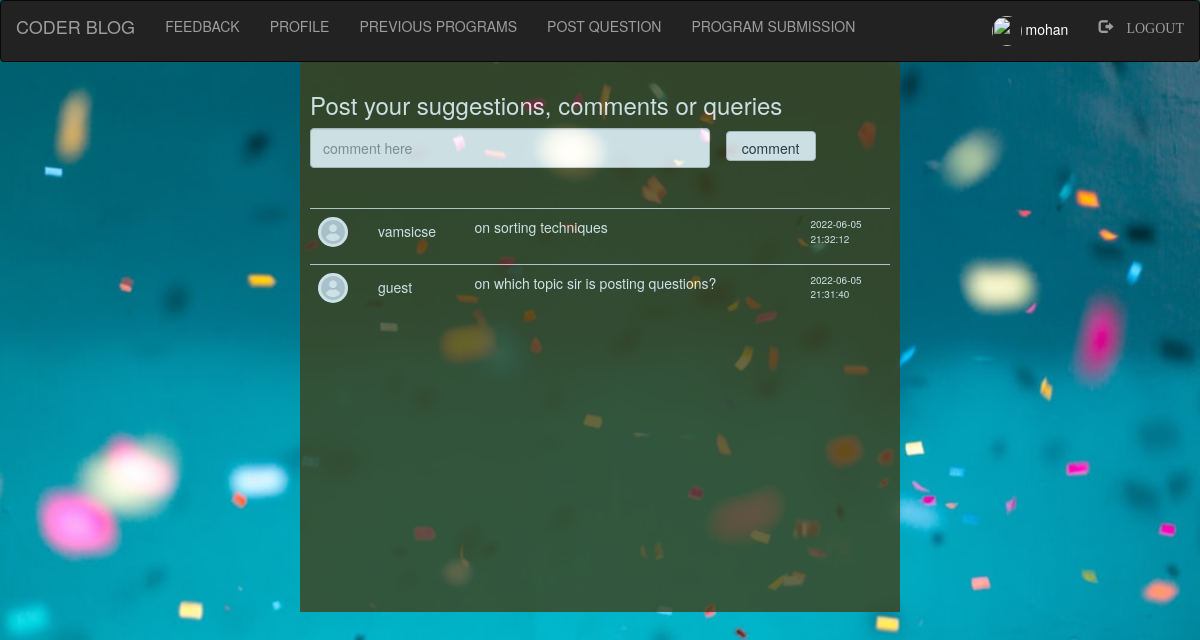
/feedback.php (signed in), run on the app's committed database.
### tables this page shows
CREATE TABLE `feedback` (
  `sno` int(11) NOT NULL,
  `rid` int(11) NOT NULL,
  `username` varchar(20) NOT NULL,
  `message` text NOT NULL,
  `date` varchar(100) NOT NULL,
  `time` varchar(100) NOT NULL
);

CREATE TABLE `student_login` (
  `first_name` varchar(40) NOT NULL,
  `last_name` varchar(40) NOT NULL,
  `username` varchar(40) NOT NULL,
  `password` varchar(30) NOT NULL,
  `email` varchar(30) NOT NULL,
  `contact` bigint(10) NOT NULL,
  `image` varchar(50) NOT NULL DEFAULT 'user.jpeg'
);

### feedback.php (the view, shortened to what this page needs)
<?php
 include "navbar.php";
 include "connection.php";
 ?>
 <!DOCTYPE html>
 <!DOCTYPE html>
 <html>
 <head>
	<link rel="stylesheet" href="https://maxcdn.bootstrapcdn.com/bootstrap/3.4.1/css/bootstrap.min.css">
 </head>
 <body>
 	<div class="wrapper">
 		<h3 style="color:white; ">Post your suggestions, comments or queries</h3>
	 		<form  action="" method="post" style="">
	 			<div style="display: inline-flex;">
		 			<input type="text" name="comment" placeholder="comment here" class="form-control" required="">&nbsp;&nbsp;&nbsp;&nbsp;
		 			<span style="margin-top: 3px;"><input type="submit" name="submit" value="comment" class="btn btn-default"></span>
	 			</div>
	 		</form><br><br>
 		<div class="scroll">
	 		<?php
		 		$sql="SELECT * FROM `feedback` ORDER BY feedback.sno DESC";
		 		$res=mysqli_query($db,$sql);
		 		if($res!=false){
		 			echo "<table class='table'>";
				 				while($row=mysqli_fetch_assoc($res)){
					 					$image="user.jpeg";
					 					$uname=$row['username'];
					 					if($row['rid']==1){
					 						$k1=mysqli_query($db,"SELECT image FROM admin_login WHERE username='$uname';");
					 						$p=mysqli_fetch_assoc($k1);
					 						$image=$p['image'];
					 					}
					 					else if($row['rid']==2){
					 						$k1=mysqli_query($db,"SELECT image FROM student_login WHERE username='$uname';");
					 						$p=mysqli_fetch_assoc($k1);
					 						$image=$p['image'];
					 					}
					 					echo "<tr>";
					 					echo "<td>";echo "<image class='img-circle profile_img' height=30 width=30 src='images/".$image."'>";echo "</td>";
					 					echo "<td style='color:white;padding-top:12px;'>"; echo $row['username'];echo "<br>";
					 					echo "</td>";
					 					echo "<td style='color:white;'>"; echo $row['message']; echo "</td>";
					 					echo "<td>";echo "<p>";echo $row['date'];echo "<br>";echo $row['time']; echo "</p>";echo "</td>";
					 					echo "</tr>";
				 				}
				 				echo "</table>";
		 				}
	 			?>
 		</div>
 	</div>
 </body>
 </html>

### style.css (style rules this page uses)
html, body, div, span, object, iframe, h1, h2, h3, h4, h5, h6, p, blockquote, pre, abbr, address, cite, code, del, dfn, em, img, ins, kbd, q, samp, small, strong, sub, sup, var, b, i, dl, dt, dd, ol, ul, li, fieldset, form, label, legend, table, caption, tbody, tfoot, thead, tr, th, td, article, aside, canvas, details, figcaption, figure, footer, header, hgroup, menu, nav, section, summary, time, mark, audio, video { margin:0; padding:0; border:0; outline:0; font-size:100%; vertical-align:baseline; background:transparent; }
body { line-height:1; }
table { border-collapse:collapse; border-spacing:0; }
input, select { vertical-align:middle; }
input { height:15px; width:230px; }

### feedback.php (style rules this page uses)
body { background-image:url('images/p11.jpeg'); background-attachment: fixed; background-position: absolute; background-size: cover; }
.wrapper { width:600px; height:550px; background-color: #3f401b; opacity:0.8; margin:-20px auto; padding:10px; }
.form-control { width:400px; height:40px; }
.btn { width:90px; height:30px; }
.scroll { width:100%; height:400px; overflow:auto; }
p { font-size:10px; color:white; }

### data on the page
feedback: student_login.image (placeholder picture), username "vamsicse", message "on sorting techniques", date "2022-06-05", time "21:32:12"
feedback: username "guest", message "on which topic sir is posting questions?", date "2022-06-05", time "21:31:40"

### other printed values
$_SESSION['login_user'] "mohan"
